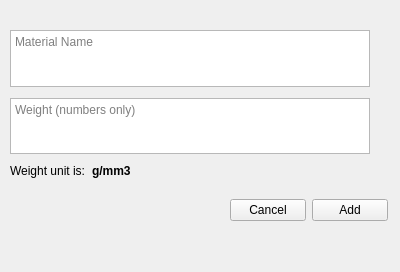
<?xml version="1.0" encoding="UTF-8"?>
<ui version="4.0">
 <class>DockWidget</class>
 <widget class="QDockWidget" name="DockWidget">
  <property name="geometry">
   <rect>
    <x>0</x>
    <y>0</y>
    <width>400</width>
    <height>272</height>
   </rect>
  </property>
  <property name="windowTitle">
   <string>Define New Material</string>
  </property>
  <widget class="QWidget" name="DefineNewMaterial">
   <widget class="QWidget" name="verticalLayoutWidget">
    <property name="geometry">
     <rect>
      <x>10</x>
      <y>30</y>
      <width>381</width>
      <height>136</height>
     </rect>
    </property>
    <layout class="QVBoxLayout" name="verticalLayout">
     <property name="spacing">
      <number>11</number>
     </property>
     <property name="rightMargin">
      <number>21</number>
     </property>
     <property name="bottomMargin">
      <number>12</number>
     </property>
     <item>
      <widget class="QTextEdit" name="matSrcName">
       <property name="autoFillBackground">
        <bool>false</bool>
       </property>
       <property name="html">
        <string>&lt;!DOCTYPE HTML PUBLIC &quot;-//W3C//DTD HTML 4.0//EN&quot; &quot;http://www.w3.org/TR/REC-html40/strict.dtd&quot;&gt;
&lt;html&gt;&lt;head&gt;&lt;meta name=&quot;qrichtext&quot; content=&quot;1&quot; /&gt;&lt;meta charset=&quot;utf-8&quot; /&gt;&lt;style type=&quot;text/css&quot;&gt;
p, li { white-space: pre-wrap; }
hr { height: 1px; border-width: 0; }
li.unchecked::marker { content: &quot;\2610&quot;; }
li.checked::marker { content: &quot;\2612&quot;; }
&lt;/style&gt;&lt;/head&gt;&lt;body style=&quot; font-family:'Segoe UI'; font-size:9pt; font-weight:400; font-style:normal;&quot;&gt;
&lt;p style=&quot;-qt-paragraph-type:empty; margin-top:0px; margin-bottom:0px; margin-left:0px; margin-right:0px; -qt-block-indent:0; text-indent:0px;&quot;&gt;&lt;br /&gt;&lt;/p&gt;&lt;/body&gt;&lt;/html&gt;</string>
       </property>
       <property name="placeholderText">
        <string>Material Name</string>
       </property>
      </widget>
     </item>
     <item>
      <widget class="QTextEdit" name="weightSrc">
       <property name="placeholderText">
        <string>Weight (numbers only)</string>
       </property>
      </widget>
     </item>
    </layout>
   </widget>
   <widget class="QWidget" name="horizontalLayoutWidget">
    <property name="geometry">
     <rect>
      <x>230</x>
      <y>180</y>
      <width>158</width>
      <height>61</height>
     </rect>
    </property>
    <layout class="QHBoxLayout" name="horizontalLayout">
     <item>
      <widget class="QPushButton" name="cancelButton">
       <property name="text">
        <string>Cancel</string>
       </property>
      </widget>
     </item>
     <item>
      <widget class="QPushButton" name="addButton">
       <property name="text">
        <string>Add</string>
       </property>
      </widget>
     </item>
    </layout>
   </widget>
   <widget class="QWidget" name="horizontalLayoutWidget_2">
    <property name="geometry">
     <rect>
      <x>10</x>
      <y>160</y>
      <width>141</width>
      <height>21</height>
     </rect>
    </property>
    <layout class="QHBoxLayout" name="horizontalLayout_2">
     <item>
      <widget class="QLabel" name="wightUnitMark">
       <property name="text">
        <string>Weight unit is:</string>
       </property>
      </widget>
     </item>
     <item>
      <widget class="QLabel" name="label">
       <property name="font">
        <font>
         <bold>true</bold>
        </font>
       </property>
       <property name="text">
        <string>g/mm3</string>
       </property>
      </widget>
     </item>
    </layout>
   </widget>
  </widget>
 </widget>
 <resources/>
 <connections/>
</ui>
